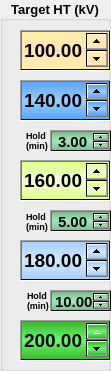
   <widget class="QGroupBox" name="groupBox_3">
    <property name="geometry">
     <rect>
      <x>10</x>
      <y>130</y>
      <width>111</width>
      <height>371</height>
     </rect>
    </property>
    <property name="font">
     <font>
      <family>Arial</family>
      <pointsize>10</pointsize>
      <weight>75</weight>
      <bold>true</bold>
     </font>
    </property>
    <property name="title">
     <string>Target HT (kV)</string>
    </property>
    <property name="alignment">
     <set>Qt::AlignCenter</set>
    </property>
    <widget class="QDoubleSpinBox" name="doubleSpinBox_HT5">
     <property name="geometry">
      <rect>
       <x>20</x>
       <y>320</y>
       <width>91</width>
       <height>41</height>
      </rect>
     </property>
     <property name="font">
      <font>
       <family>Arial</family>
       <pointsize>14</pointsize>
       <weight>75</weight>
       <bold>true</bold>
      </font>
     </property>
     <property name="styleSheet">
      <string notr="true">background-color: qlineargradient(spread:reflect, x1:0, y1:0, x2:0, y2:0.5, stop:0 rgba(62, 183, 43, 255), stop:1 rgba(99, 252, 110, 255));</string>
     </property>
     <property name="alignment">
      <set>Qt::AlignRight|Qt::AlignTrailing|Qt::AlignVCenter</set>
     </property>
     <property name="maximum">
      <double>200.000000000000000</double>
     </property>
     <property name="value">
      <double>200.000000000000000</double>
     </property>
    </widget>
    <widget class="QDoubleSpinBox" name="doubleSpinBox_ST2">
     <property name="geometry">
      <rect>
       <x>50</x>
       <y>130</y>
       <width>62</width>
       <height>22</height>
      </rect>
     </property>
     <property name="font">
      <font>
       <family>Arial</family>
       <pointsize>11</pointsize>
      </font>
     </property>
     <property name="styleSheet">
      <string notr="true">background-color: qlineargradient(spread:reflect, x1:0, y1:0, x2:0, y2:0.5, stop:0 rgba(127, 187, 145, 255), stop:1 rgba(159, 234, 181, 255));</string>
     </property>
     <property name="alignment">
      <set>Qt::AlignCenter</set>
     </property>
     <property name="value">
      <double>3.000000000000000</double>
     </property>
    </widget>
    <widget class="QDoubleSpinBox" name="doubleSpinBox_HT1">
     <property name="geometry">
      <rect>
       <x>20</x>
       <y>30</y>
       <width>91</width>
       <height>41</height>
      </rect>
     </property>
     <property name="font">
      <font>
       <family>Arial</family>
       <pointsize>14</pointsize>
       <weight>75</weight>
       <bold>true</bold>
      </font>
     </property>
     <property name="styleSheet">
      <string notr="true">background-color: qlineargradient(spread:reflect, x1:0, y1:0, x2:0, y2:0.528, stop:0 rgba(255, 238, 165, 255), stop:1 rgba(255, 229, 183, 255));</string>
     </property>
     <property name="alignment">
      <set>Qt::AlignRight|Qt::AlignTrailing|Qt::AlignVCenter</set>
     </property>
     <property name="maximum">
      <double>200.000000000000000</double>
     </property>
     <property name="value">
      <double>100.000000000000000</double>
     </property>
    </widget>
    <widget class="QDoubleSpinBox" name="doubleSpinBox_HT2">
     <property name="geometry">
      <rect>
       <x>20</x>
       <y>80</y>
       <width>91</width>
       <height>41</height>
      </rect>
     </property>
     <property name="font">
      <font>
       <family>Arial</family>
       <pointsize>14</pointsize>
       <weight>75</weight>
       <bold>true</bold>
      </font>
     </property>
     <property name="styleSheet">
      <string notr="true">background-color: qlineargradient(spread:reflect, x1:0, y1:0, x2:0, y2:0.5, stop:0 rgba(90, 164, 254, 255), stop:1 rgba(150, 208, 255, 255));</string>
     </property>
     <property name="alignment">
      <set>Qt::AlignRight|Qt::AlignTrailing|Qt::AlignVCenter</set>
     </property>
     <property name="maximum">
      <double>200.000000000000000</double>
     </property>
     <property name="value">
      <double>140.000000000000000</double>
     </property>
    </widget>
    <widget class="QDoubleSpinBox" name="doubleSpinBox_HT4">
     <property name="geometry">
      <rect>
       <x>20</x>
       <y>240</y>
       <width>91</width>
       <height>41</height>
      </rect>
     </property>
     <property name="font">
      <font>
       <family>Arial</family>
       <pointsize>14</pointsize>
       <weight>75</weight>
       <bold>true</bold>
      </font>
     </property>
     <property name="styleSheet">
      <string notr="true">background-color: qlineargradient(spread:reflect, x1:0, y1:0, x2:0, y2:0.5, stop:0 rgba(166, 206, 254, 255), stop:1 rgba(210, 235, 255, 255));</string>
     </property>
     <property name="alignment">
      <set>Qt::AlignRight|Qt::AlignTrailing|Qt::AlignVCenter</set>
     </property>
     <property name="maximum">
      <double>200.000000000000000</double>
     </property>
     <property name="value">
      <double>180.000000000000000</double>
     </property>
    </widget>
    <widget class="QDoubleSpinBox" name="doubleSpinBox_ST4">
     <property name="geometry">
      <rect>
       <x>50</x>
       <y>290</y>
       <width>62</width>
       <height>22</height>
      </rect>
     </property>
     <property name="font">
      <font>
       <family>Arial</family>
       <pointsize>11</pointsize>
      </font>
     </property>
     <property name="styleSheet">
      <string notr="true">background-color: qlineargradient(spread:reflect, x1:0, y1:0, x2:0, y2:0.5, stop:0 rgba(127, 187, 145, 255), stop:1 rgba(159, 234, 181, 255));</string>
     </property>
     <property name="alignment">
      <set>Qt::AlignCenter</set>
     </property>
     <property name="value">
      <double>10.000000000000000</double>
     </property>
    </widget>
    <widget class="QDoubleSpinBox" name="doubleSpinBox_ST3">
     <property name="geometry">
      <rect>
       <x>50</x>
       <y>210</y>
       <width>62</width>
       <height>22</height>
      </rect>
     </property>
     <property name="font">
      <font>
       <family>Arial</family>
       <pointsize>11</pointsize>
      </font>
     </property>
     <property name="styleSheet">
      <string notr="true">background-color: qlineargradient(spread:reflect, x1:0, y1:0, x2:0, y2:0.5, stop:0 rgba(127, 187, 145, 255), stop:1 rgba(159, 234, 181, 255));</string>
     </property>
     <property name="alignment">
      <set>Qt::AlignCenter</set>
     </property>
     <property name="value">
      <double>5.000000000000000</double>
     </property>
    </widget>
    <widget class="QDoubleSpinBox" name="doubleSpinBox_HT3">
     <property name="geometry">
      <rect>
       <x>20</x>
       <y>160</y>
       <width>91</width>
       <height>41</height>
      </rect>
     </property>
     <property name="font">
      <font>
       <family>Arial</family>
       <pointsize>14</pointsize>
       <weight>75</weight>
       <bold>true</bold>
      </font>
     </property>
     <property name="styleSheet">
      <string notr="true">background-color: qlineargradient(spread:reflect, x1:0, y1:0, x2:0, y2:0.5, stop:0 rgba(220, 254, 130, 255), stop:1 rgba(247, 255, 217, 255));</string>
     </property>
     <property name="alignment">
      <set>Qt::AlignRight|Qt::AlignTrailing|Qt::AlignVCenter</set>
     </property>
     <property name="maximum">
      <double>200.000000000000000</double>
     </property>
     <property name="value">
      <double>160.000000000000000</double>
     </property>
    </widget>
    <widget class="QLabel" name="label_9">
     <property name="geometry">
      <rect>
       <x>26</x>
       <y>125</y>
       <width>31</width>
       <height>31</height>
      </rect>
     </property>
     <property name="font">
      <font>
       <family>Arial</family>
       <pointsize>7</pointsize>
      </font>
     </property>
     <property name="text">
      <string>Hold
(min)</string>
     </property>
    </widget>
    <widget class="QLabel" name="label_10">
     <property name="geometry">
      <rect>
       <x>26</x>
       <y>206</y>
       <width>31</width>
       <height>31</height>
      </rect>
     </property>
     <property name="font">
      <font>
       <family>Arial</family>
       <pointsize>7</pointsize>
      </font>
     </property>
     <property name="text">
      <string>Hold
(min)</string>
     </property>
    </widget>
    <widget class="QLabel" name="label_11">
     <property name="geometry">
      <rect>
       <x>27</x>
       <y>285</y>
       <width>31</width>
       <height>31</height>
      </rect>
     </property>
     <property name="font">
      <font>
       <family>Arial</family>
       <pointsize>7</pointsize>
      </font>
     </property>
     <property name="text">
      <string>Hold
(min)</string>
     </property>
    </widget>
   </widget>
